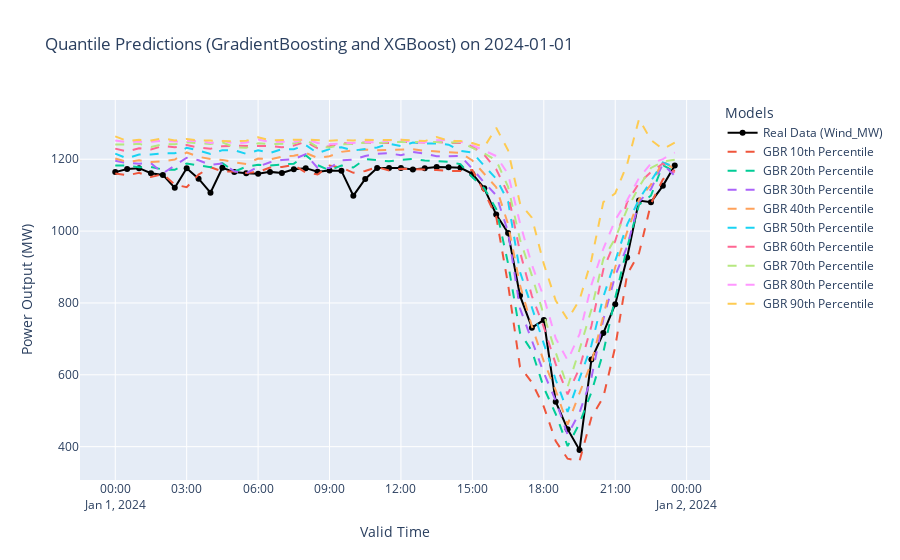
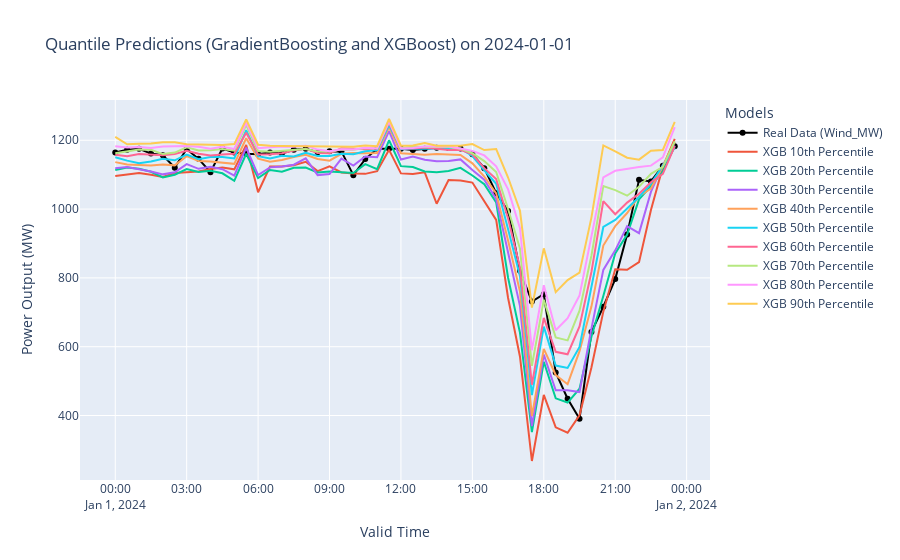

Notebook cell for these charts, in order:
### Markdown cell above
# Exploring the performance for sample dates

### Code cell
import joblib
import os
import plotly.graph_objs as go
import numpy as np

# Define the quantiles
quantiles = np.arange(0.1, 1.0, 0.1)

# Load the models for GBR and XGBoost from the saved files
best_models_gbr = {}
best_models_xgb = {}

# Load GBR models
for quantile in quantiles:
    model_path_gbr = os.path.join(os.getcwd(), 'models', f'gbr_quantile_{quantile:.1f}.pkl')
    best_models_gbr[quantile] = joblib.load(model_path_gbr)

# Load XGBoost models
for quantile in quantiles:
    model_path_xgb = os.path.join(os.getcwd(), 'models', f'xgboost_quantile_{quantile:.1f}.pkl')
    best_models_xgb[quantile] = joblib.load(model_path_xgb)

# Now, make predictions using the loaded models for your sample data
sample_date = pd.to_datetime(np.datetime64('2024-01-01')).tz_localize('UTC')
print(sample_date.date())
sample_data = df_latest[(df_latest['valid_time'].dt.date == sample_date.date())]

# Prepare the feature data for prediction from the sample_data
X_sample = sample_data[['WindSpeed:100_avg', 'WindDirection:100_dwd', 'Temperature_avg', 'RelativeHumidity_avg',
                        'WindDirection:100_ncep', 'AirDensity', 'MIP', 'UsableWindPower']]

# Predict with GradientBoostingRegressor models
gbr_predictions = {}
for quantile in quantiles:
    gbr_predictions[quantile] = best_models_gbr[quantile].predict(X_sample) + sample_data['PowerOutput_opt']

# Predict with XGBRegressor models
xgb_predictions = {}
for quantile in quantiles:
    xgb_predictions[quantile] = best_models_xgb[quantile].predict(X_sample) + sample_data['PowerOutput']

# Real data (Wind_MW)
y_real = sample_data['Wind_MW'].values

# Create a plotly figure
fig1 = go.Figure()
fig2 = go.Figure()

# Plot real data (Wind_MW)
fig1.add_trace(go.Scatter(x=sample_data['valid_time'], y=y_real, mode='lines+markers', name='Real Data (Wind_MW)', line=dict(color='black')))
fig2.add_trace(go.Scatter(x=sample_data['valid_time'], y=y_real, mode='lines+markers', name='Real Data (Wind_MW)', line=dict(color='black')))


# Plot GBR quantile predictions
for quantile in quantiles:
    fig1.add_trace(go.Scatter(x=sample_data['valid_time'], y=gbr_predictions[quantile], mode='lines', name=f'GBR {int(quantile * 100)}th Percentile', line=dict(dash='dash')))

# Plot XGB quantile predictions
for quantile in quantiles:
    fig2.add_trace(go.Scatter(x=sample_data['valid_time'], y=xgb_predictions[quantile], mode='lines', name=f'XGB {int(quantile * 100)}th Percentile'))

# Update the layout of the plot
fig1.update_layout(
    title=f"Quantile Predictions (GradientBoosting and XGBoost) on {sample_date.date()}",
    xaxis_title="Valid Time",
    yaxis_title="Power Output (MW)",
    hovermode="x unified",
    legend_title="Models"
)
fig2.update_layout(
    title=f"Quantile Predictions (GradientBoosting and XGBoost) on {sample_date.date()}",
    xaxis_title="Valid Time",
    yaxis_title="Power Output (MW)",
    hovermode="x unified",
    legend_title="Models"
)


# Show the interactive plot
fig1.show()
fig2.show()
